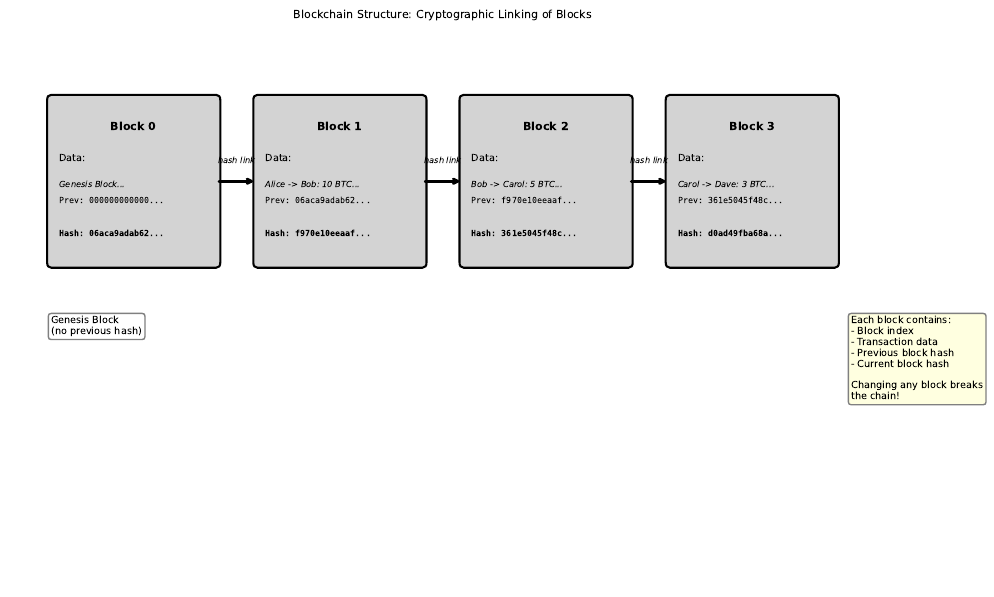

Source code (Python):
"""
Blockchain Structure Visualization

This script visualizes how blocks are linked together in a blockchain
through cryptographic hashing.

Author: BSc Digital Finance Course
Date: 2025-12-07
"""

import hashlib
import matplotlib.pyplot as plt
import matplotlib.patches as mpatches
from pathlib import Path

# Set font size globally
plt.rcParams.update({'font.size': 8})

class Block:
    """Simple block structure for demonstration."""

    def __init__(self, index, data, previous_hash):
        self.index = index
        self.data = data
        self.previous_hash = previous_hash
        self.hash = self.calculate_hash()

    def calculate_hash(self):
        """Calculate block hash based on content."""
        block_string = f"{self.index}{self.data}{self.previous_hash}"
        return hashlib.sha256(block_string.encode()).hexdigest()[:16]  # Shortened for display

def create_blockchain():
    """Create a simple blockchain with 4 blocks."""
    blockchain = []

    # Genesis block
    genesis = Block(0, "Genesis Block", "0" * 16)
    blockchain.append(genesis)

    # Add three more blocks
    blockchain.append(Block(1, "Alice -> Bob: 10 BTC", blockchain[-1].hash))
    blockchain.append(Block(2, "Bob -> Carol: 5 BTC", blockchain[-1].hash))
    blockchain.append(Block(3, "Carol -> Dave: 3 BTC", blockchain[-1].hash))

    return blockchain

def visualize_blockchain(blockchain):
    """Create visualization of blockchain structure."""
    fig, ax = plt.subplots(figsize=(10, 6))

    # Block dimensions
    block_width = 2.0
    block_height = 1.5
    spacing = 0.5
    start_x = 0.5
    y_position = 3.0

    # Draw each block
    for i, block in enumerate(blockchain):
        x = start_x + i * (block_width + spacing)

        # Main block rectangle
        rect = mpatches.FancyBboxPatch((x, y_position), block_width, block_height,
                                       boxstyle="round,pad=0.05",
                                       edgecolor='black', facecolor='lightgray',
                                       linewidth=1.5)
        ax.add_patch(rect)

        # Block content
        ax.text(x + block_width/2, y_position + block_height - 0.2,
               f'Block {block.index}', ha='center', va='top', fontsize=8, weight='bold')

        ax.text(x + 0.1, y_position + block_height - 0.5,
               f'Data:', ha='left', va='top', fontsize=7)
        ax.text(x + 0.1, y_position + block_height - 0.75,
               f'{block.data[:20]}...', ha='left', va='top', fontsize=6, style='italic')

        ax.text(x + 0.1, y_position + 0.6,
               f'Prev: {block.previous_hash[:12]}...', ha='left', va='top', fontsize=6,
               family='monospace')

        ax.text(x + 0.1, y_position + 0.3,
               f'Hash: {block.hash[:12]}...', ha='left', va='top', fontsize=6,
               family='monospace', weight='bold')

        # Draw arrow to next block
        if i < len(blockchain) - 1:
            arrow_start_x = x + block_width
            arrow_end_x = x + block_width + spacing
            arrow_y = y_position + block_height/2

            ax.annotate('', xy=(arrow_end_x, arrow_y), xytext=(arrow_start_x, arrow_y),
                       arrowprops=dict(arrowstyle='->', lw=2, color='black'))

            # Label the link
            ax.text(arrow_start_x + spacing/2, arrow_y + 0.15,
                   'hash link', ha='center', va='bottom', fontsize=6, style='italic')

    # Add title and labels
    ax.set_title('Blockchain Structure: Cryptographic Linking of Blocks', fontsize=8, pad=20)

    # Add annotations
    ax.text(start_x, y_position - 0.5,
           'Genesis Block\n(no previous hash)', ha='left', va='top', fontsize=7,
           bbox=dict(boxstyle='round', facecolor='white', edgecolor='gray'))

    # Add explanation text
    explanation = (
        "Each block contains:\n"
        "- Block index\n"
        "- Transaction data\n"
        "- Previous block hash\n"
        "- Current block hash\n\n"
        "Changing any block breaks\n"
        "the chain!"
    )
    ax.text(start_x + 4 * (block_width + spacing) - 0.3, y_position - 0.5,
           explanation, ha='left', va='top', fontsize=7,
           bbox=dict(boxstyle='round', facecolor='lightyellow', edgecolor='gray'))

    # Set axis properties
    ax.set_xlim(0, start_x + 4 * (block_width + spacing))
    ax.set_ylim(0, y_position + block_height + 0.5)
    ax.axis('off')

    plt.tight_layout()

    # Save output
    output_path = Path(__file__).parent / 'block_structure_viz.pdf'
    plt.savefig(output_path, format='pdf', dpi=300, bbox_inches='tight')
    print(f"Output saved to: {output_path}")

    # Print block information
    print("\nBlockchain Details:")
    for block in blockchain:
        print(f"Block {block.index}:")
        print(f"  Data: {block.data}")
        print(f"  Previous Hash: {block.previous_hash}")
        print(f"  Hash: {block.hash}")
        print()

def main():
    blockchain = create_blockchain()
    visualize_blockchain(blockchain)

if __name__ == '__main__':
    main()
